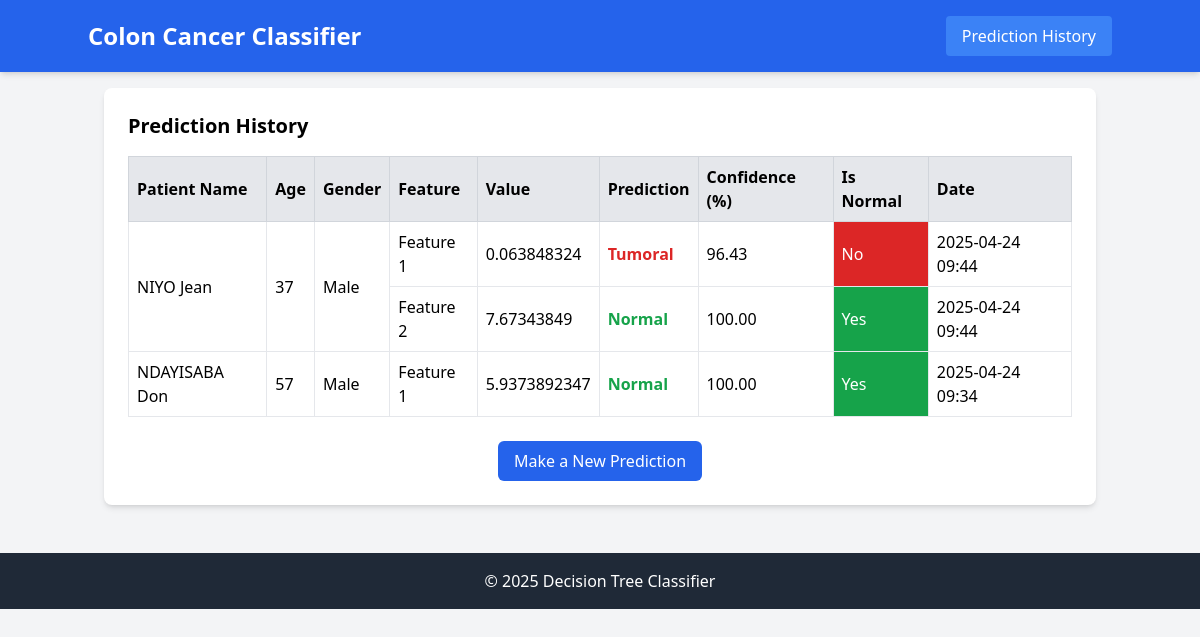
Before: /prediction-history/ with the older database file.
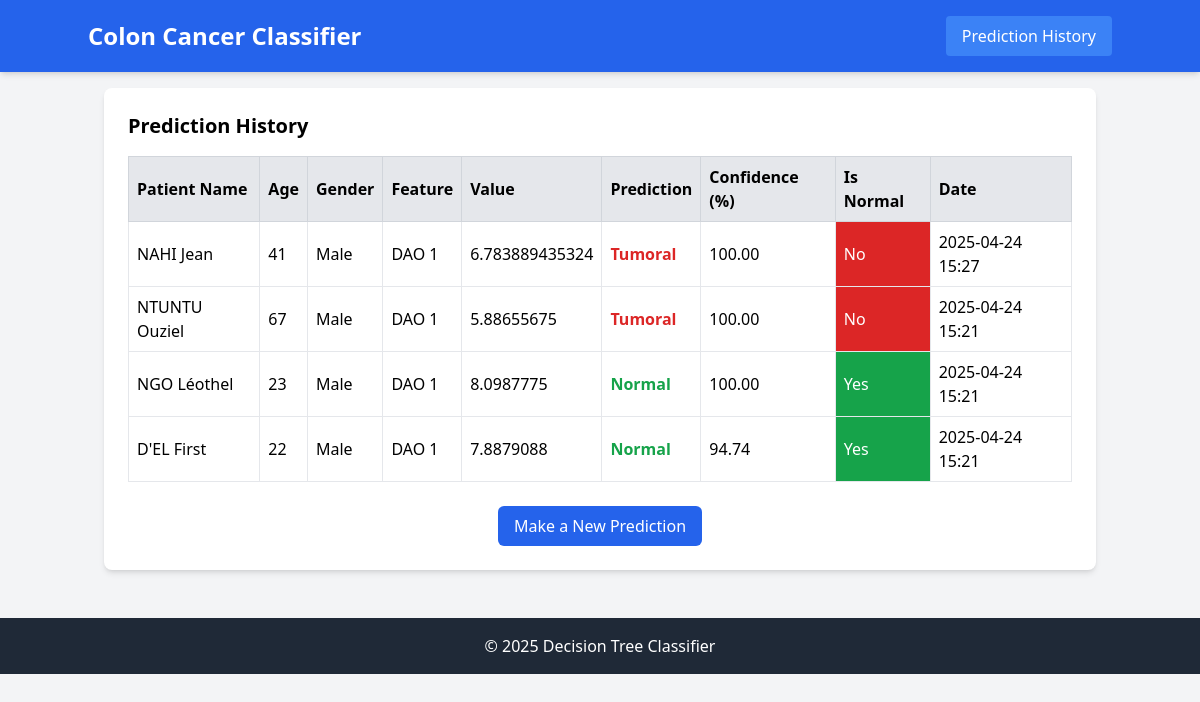
After: the same page with the newer database file.
### predictor/models.py (models this page shows, shortened)
class Patient(models.Model):
    name = models.CharField(max_length=100)
    age = models.PositiveIntegerField()
    gender = models.CharField(max_length=10, choices=[('M', 'Male'), ('F', 'Female'), ('O', 'Other')])
    created_at = models.DateTimeField(auto_now_add=True)

class Prediction(models.Model):
    patient = models.ForeignKey(Patient, on_delete=models.CASCADE, related_name='predictions')
    feature_name = models.CharField(max_length=50)
    feature_value = models.FloatField()
    prediction = models.CharField(max_length=50)
    probability = models.FloatField()
    is_positive = models.BooleanField()
    created_at = models.DateTimeField(auto_now_add=True)

### predictor/views.py (the view)
# urls.py: path('prediction-history/', views.PredictionHistoryView.as_view(), name='prediction_history'),
class PredictionHistoryView(View):
    template_name = 'predictor/history.html'
    def get(self, request):
        patients = Patient.objects.all().prefetch_related('predictions').order_by('-created_at')
        context = {'patients': patients}
        return render(request, self.template_name, context)

### predictor/templates/predictor/history.html
{% extends 'base.html' %}
{% block content %}
<div class="max-w-6xl mx-auto bg-white rounded-lg shadow-md p-6">
    <h2 class="text-xl font-semibold mb-4">Prediction History</h2>
    {% if patients %}
        <div class="overflow-y-auto max-h-[500px] table-container">
            <table class="w-full border-collapse">
                <thead>
                    <tr class="bg-gray-200">
                        <th class="border border-gray-300 p-2">Patient Name</th>
                        <th class="border border-gray-300 p-2">Age</th>
                        <th class="border border-gray-300 p-2">Gender</th>
                        <th class="border border-gray-300 p-2">Feature</th>
                        <th class="border border-gray-300 p-2">Value</th>
                        <th class="border border-gray-300 p-2">Prediction</th>
                        <th class="border border-gray-300 p-2">Confidence (%)</th>
                        <th class="border border-gray-300 p-2">Is Normal</th>
                        <th class="border border-gray-300 p-2">Date</th>
                    </tr>
                </thead>
                <tbody>
                    {% for patient in patients %}
                        {% for prediction in patient.predictions.all %}
                            <tr>
                                {% if forloop.first %}
                                    <td class="border p-2" rowspan="{{ patient.predictions.count }}">{{ patient.name }}</td>
                                    <td class="border p-2" rowspan="{{ patient.predictions.count }}">{{ patient.age }}</td>
                                    <td class="border p-2" rowspan="{{ patient.predictions.count }}">
                                        {% if patient.gender == 'M' %}Male
                                        {% elif patient.gender == 'F' %}Female
                                        {% else %}Other{% endif %}
                                    </td>
                                {% endif %}
                                <td class="border p-2">{{ prediction.feature_name }}</td>
                                <td class="border p-2">{{ prediction.feature_value }}</td>
                                <td class="border p-2 font-semibold {% if prediction.prediction == 'normal' %}text-green-600{% else %}text-red-600{% endif %}">
                                    {{ prediction.prediction|title }}
                                </td>
                                <td class="border p-2">{{ prediction.probability|floatformat:2 }}</td>
                                <td class="border p-2 text-white {% if prediction.is_positive %}bg-green-600{% else %}bg-red-600{% endif %}">{{ prediction.is_positive|yesno:"Yes,No" }}</td>
                                <td class="border p-2">{{ prediction.created_at|date:"Y-m-d H:i" }}</td>
                            </tr>
                        {% endfor %}
                    {% empty %}
                        <tr>
                            <td colspan="9" class="border p-2 text-center">No predictions available.</td>
                        </tr>
                    {% endfor %}
                </tbody>
            </table>
        </div>
    {% else %}
        <p class="text-gray-600">No predictions have been made yet.</p>
    {% endif %}
    <div class="flex justify-center mt-6">
        <a href="/" class="px-4 py-2 bg-blue-600 text-white rounded-md hover:bg-blue-700 focus:outline-none focus:ring-2 focus:ring-blue-500 focus:ring-offset-2">
            Make a New Prediction
        </a>
    </div>
</div>
{% endblock %}

### predictor/templates/base.html (shortened to what this page needs)
{% load static %}
<!DOCTYPE html>
<html lang="en">
<head>
    <script src="https://cdn.tailwindcss.com"></script>
    <link href="{% static 'css/styles.css' %}" rel="stylesheet">
</head>
<body class="bg-gray-100">
    <nav class="bg-blue-600 text-white p-4 shadow-md">
        <div class="container mx-auto flex justify-between items-center">
            <h1 class="text-2xl font-bold">Colon Cancer Classifier</h1>
            <a href="{% url 'prediction_history' %}"
               class="px-4 py-2 rounded transition-all duration-300 bg-blue-500 hover:bg-blue-700 hover:text-white">
                Prediction History
            </a>
        </div>
    </nav>
    <main class="container mx-auto p-4">
        {% block content %}
        {% endblock %}
    </main>
    <footer class="bg-gray-800 text-white p-4 mt-8">
        <div class="container mx-auto text-center">
            <p>© 2025 Decision Tree Classifier</p>
        </div>
    </footer>
</body>
</html>

### predictor/static/css/styles.css (style rules this page uses)
.table-container table { width: 100%; }
.table-container th, .table-container td { text-align: left; vertical-align: middle; }
.table-container th { z-index: 10; }

Changed rows visible on the page:
removed Prediction: {{ patient.name }} "NIYO Jean", {{ patient.age }} "37", shows "Male", feature_name "Feature 1", feature_value "0.063848324", prediction "Tumoral", probability "96.43", is_positive "No", created_at "2025-04-24 09:44", shown under Patient "NIYO Jean"
removed Prediction: feature_name "Feature 2", feature_value "7.67343849", prediction "Normal", probability "100.00", is_positive "Yes", created_at "2025-04-24 09:44", shown under Patient "NIYO Jean"
removed Prediction: {{ patient.name }} "NDAYISABA Don", {{ patient.age }} "57", shows "Male", feature_name "Feature 1", feature_value "5.9373892347", prediction "Normal", probability "100.00", is_positive "Yes", created_at "2025-04-24 09:34", shown under Patient "NDAYISABA Don"
added Patient: name "NAHI Jean", age "41"
added Prediction: shows "Male", feature_name "DAO 1", feature_value "6.783889435324", prediction "Tumoral", probability "100.00", is_positive "No", created_at "2025-04-24 15:27"
added Patient: name "NTUNTU Ouziel", age "67"
added Prediction: shows "Male", feature_name "DAO 1", feature_value "5.88655675", prediction "Tumoral", probability "100.00", is_positive "No", created_at "2025-04-24 15:21"
added Prediction: {{ patient.name }} "NGO Léothel", {{ patient.age }} "23", shows "Male", feature_name "DAO 1", feature_value "8.0987775", prediction "Normal", probability "100.00", is_positive "Yes", created_at "2025-04-24 15:21", shown under Patient "NGO Léothel"
added Prediction: {{ patient.name }} "D'EL First", {{ patient.age }} "22", shows "Male", feature_name "DAO 1", feature_value "7.8879088", prediction "Normal", probability "94.74", is_positive "Yes", created_at "2025-04-24 15:21", shown under Patient "D'EL First"
